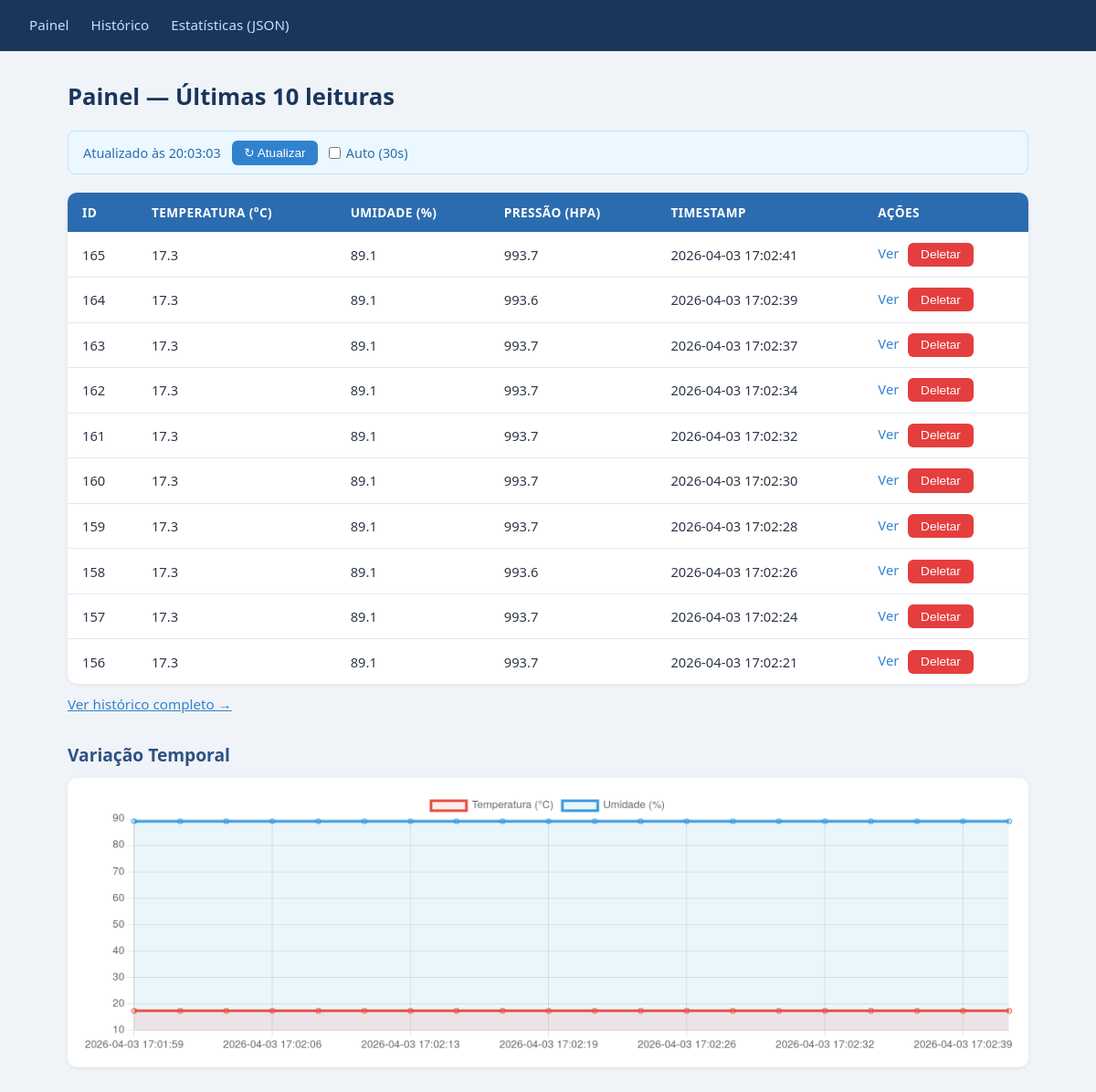
The page / on the database its author committed.
### tables this page shows
CREATE TABLE leituras (
    id INTEGER PRIMARY KEY AUTOINCREMENT,
    temperatura REAL NOT NULL,
    umidade REAL NOT NULL,
    pressao REAL,
    timestamp DATETIME DEFAULT (datetime('now','localtime'))
, distancia REAL);

### app.py (the view)
@app.route("/")
def index():
    leituras = listar_leituras(limite=10)
    if _quer_json():
        return jsonify(leituras)
    return render_template("index.html", leituras=leituras)

### app.py (called while the page is built)
def _quer_json():
    return (
        request.args.get("formato") == "json"
        or request.accept_mimetypes.best == "application/json"
    )

### database.py (called while the page is built)
def get_db_connection():
    conn = sqlite3.connect(DB_PATH, timeout=10)
    conn.execute("PRAGMA journal_mode=WAL")
    conn.execute("PRAGMA busy_timeout=5000")  # espera até 5s antes de lançar OperationalError
    conn.row_factory = sqlite3.Row
    return conn

def listar_leituras(limite=50):
    conn = get_db_connection()
    try:
        rows = conn.execute(
            "SELECT * FROM leituras ORDER BY timestamp DESC LIMIT ?",
            (limite,),
        ).fetchall()
        return [dict(row) for row in rows]
    finally:
        conn.close()

### templates/index.html (shortened to what this page needs)
{% extends "base.html" %}
{% block content %}
<h1>Painel — Últimas 10 leituras</h1>
<div id="status-bar">
  <span id="ultima-atualizacao">Atualizado agora</span>
  <button onclick="atualizarPagina()">&#8635; Atualizar</button>
  <label>
    <input type="checkbox" id="auto-refresh" onchange="toggleAutoRefresh(this)"> Auto (30s)
  </label>
</div>
{% if leituras %}
<table>
  <thead>
    <tr>
      <th>ID</th>
      <th>Temperatura (°C)</th>
      <th>Umidade (%)</th>
      <th>Pressão (hPa)</th>
      <th>Timestamp</th>
      <th>Ações</th>
    </tr>
  </thead>
  <tbody>
    {% for l in leituras %}
    <tr>
      <td>{{ l.id }}</td>
      <td>{{ l.temperatura }}</td>
      <td>{{ l.umidade }}</td>
      <td>{{ l.pressao if l.pressao is not none else '—' }}</td>
      <td>{{ l.timestamp }}</td>
      <td>
        <a href="/leituras/{{ l.id }}">Ver</a>
        <button data-id="{{ l.id }}" onclick="deletar(this.dataset.id)">Deletar</button>
      </td>
    </tr>
    {% endfor %}
  </tbody>
</table>
{% else %}
  <p>Nenhuma leitura registrada ainda.</p>
{% endif %}
<p><a href="/leituras">Ver histórico completo →</a></p>
<h2>Variação Temporal</h2>
<canvas id="grafico" height="100"></canvas>
<script>
let autoRefreshTimer = null;
let grafico = null;
// ---------- gráfico ----------
async function carregarGrafico() {
  const resp = await fetch('/leituras?formato=json&limite=20');
  if (!resp.ok) return;
  const json = await resp.json();
  const leituras = json.leituras ?? json; // suporta lista direta ou objeto paginado
  const labels    = leituras.map(l => l.timestamp).reverse();
  const temps     = leituras.map(l => l.temperatura).reverse();
  const umidades  = leituras.map(l => l.umidade).reverse();
  const dados = {
    labels,
    datasets: [
      {
        label: 'Temperatura (°C)',
        data: temps,
        borderColor: '#e74c3c',
        backgroundColor: 'rgba(231,76,60,0.1)',
        tension: 0.3,
        fill: true,
      },
      {
        label: 'Umidade (%)',
        data: umidades,
        borderColor: '#3498db',
        backgroundColor: 'rgba(52,152,219,0.1)',
        tension: 0.3,
        fill: true,
      },
    ],
  };
  if (grafico) {
    grafico.data = dados;
    grafico.update();
  } else {
    grafico = new Chart(document.getElementById('grafico'), {
      type: 'line',
      data: dados,
      options: {
        responsive: true,
        plugins: { legend: { position: 'top' } },
        scales: { x: { ticks: { maxTicksLimit: 8 } } },
      },
    });
  }
}
// ---------- auto-refresh ----------
function atualizarPagina() {
  document.getElementById('ultima-atualizacao').textContent = 'Atualizando...';
  location.reload();
}
function toggleAutoRefresh(checkbox) {
  if (checkbox.checked) {
    autoRefreshTimer = setInterval(atualizarPagina, 30000);
  } else {
    clearInterval(autoRefreshTimer);
    autoRefreshTimer = null;
  }
}
// ---------- deletar ----------
async function deletar(id) {
  if (!confirm(`Deletar leitura #${id}?`)) return;
  const resp = await fetch(`/leituras/${id}`, { method: 'DELETE' });
  if (resp.ok) location.reload();
  else alert('Erro ao deletar.');
}
// ---------- init ----------
const agora = new Date().toLocaleTimeString('pt-BR');
document.getElementById('ultima-atualizacao').textContent = `Atualizado às ${agora}`;
carregarGrafico();
</script>
{% endblock %}

### templates/base.html (shortened to what this page needs)
<!DOCTYPE html>
<html lang="pt-BR">
<head>
  <link rel="stylesheet" href="{{ url_for('static', filename='css/style.css') }}">
</head>
<body>
  <nav>
    <a href="/">Painel</a>
    <a href="/leituras">Histórico</a>
    <a href="/api/estatisticas?formato=json">Estatísticas (JSON)</a>
  </nav>
  <main>
    {% block content %}{% endblock %}
  </main>
</body>
</html>

### static/css/style.css (style rules this page uses)
*, *::before, *::after { box-sizing: border-box; margin: 0; padding: 0; }
body { font-family: 'Segoe UI', system-ui, sans-serif; background: #f0f4f8; color: #2d3748; min-height: 100vh; }
nav { background: #1a365d; padding: 0 2rem; display: flex; align-items: center; gap: 1.5rem; height: 56px; }
nav a { color: #bee3f8; text-decoration: none; font-size: 0.95rem; font-weight: 500; padding: 0.25rem 0; border-bottom: 2px solid transparent; transition: color 0.2s, border-color 0.2s; }
main { max-width: 1100px; margin: 2rem auto; padding: 0 1.5rem; }
h1 { font-size: 1.6rem; font-weight: 700; color: #1a365d; margin-bottom: 1.25rem; }
h2 { font-size: 1.2rem; font-weight: 600; color: #2c5282; margin: 2rem 0 0.75rem; }
#status-bar { display: flex; align-items: center; gap: 0.75rem; background: #ebf8ff; border: 1px solid #bee3f8; border-radius: 8px; padding: 0.6rem 1rem; margin-bottom: 1.25rem; font-size: 0.9rem; color: #2b6cb0; }
#status-bar label { display: flex; align-items: center; gap: 0.35rem; cursor: pointer; }
button { background: #3182ce; color: #fff; border: none; border-radius: 6px; padding: 0.35rem 0.85rem; font-size: 0.85rem; cursor: pointer; transition: background 0.2s; }
button[onclick*="deletar"] { background: #e53e3e; }
table { width: 100%; border-collapse: collapse; background: #fff; border-radius: 10px; overflow: hidden; box-shadow: 0 1px 4px rgba(0,0,0,0.08); font-size: 0.92rem; }
thead { background: #2b6cb0; color: #fff; }
thead th { padding: 0.75rem 1rem; text-align: left; font-weight: 600; font-size: 0.85rem; text-transform: uppercase; letter-spacing: 0.03em; }
tbody tr { border-bottom: 1px solid #e2e8f0; transition: background 0.15s; }
tbody tr:last-child { border-bottom: none; }
tbody td { padding: 0.7rem 1rem; vertical-align: middle; }
tbody td a { color: #3182ce; text-decoration: none; font-weight: 500; margin-right: 0.4rem; }
#grafico { background: #fff; border-radius: 10px; padding: 1rem; box-shadow: 0 1px 4px rgba(0,0,0,0.08); }
p { margin: 0.75rem 0; font-size: 0.95rem; color: #4a5568; }
p a { color: #3182ce; font-weight: 500; }

### rows shown on the page
leituras: id "165", temperatura "17.3", umidade "89.1", pressao "993.7", timestamp "2026-04-03 17:02:41"
leituras: id "164", temperatura "17.3", umidade "89.1", pressao "993.6", timestamp "2026-04-03 17:02:39"
leituras: id "163", temperatura "17.3", umidade "89.1", pressao "993.7", timestamp "2026-04-03 17:02:37"
leituras: id "162", temperatura "17.3", umidade "89.1", pressao "993.7", timestamp "2026-04-03 17:02:34"
leituras: id "161", temperatura "17.3", umidade "89.1", pressao "993.7", timestamp "2026-04-03 17:02:32"
leituras: id "160", temperatura "17.3", umidade "89.1", pressao "993.7", timestamp "2026-04-03 17:02:30"
leituras: id "159", temperatura "17.3", umidade "89.1", pressao "993.7", timestamp "2026-04-03 17:02:28"
leituras: id "158", temperatura "17.3", umidade "89.1", pressao "993.6", timestamp "2026-04-03 17:02:26"
leituras: id "157", temperatura "17.3", umidade "89.1", pressao "993.7", timestamp "2026-04-03 17:02:24"
leituras: id "156", temperatura "17.3", umidade "89.1", pressao "993.7", timestamp "2026-04-03 17:02:21"
